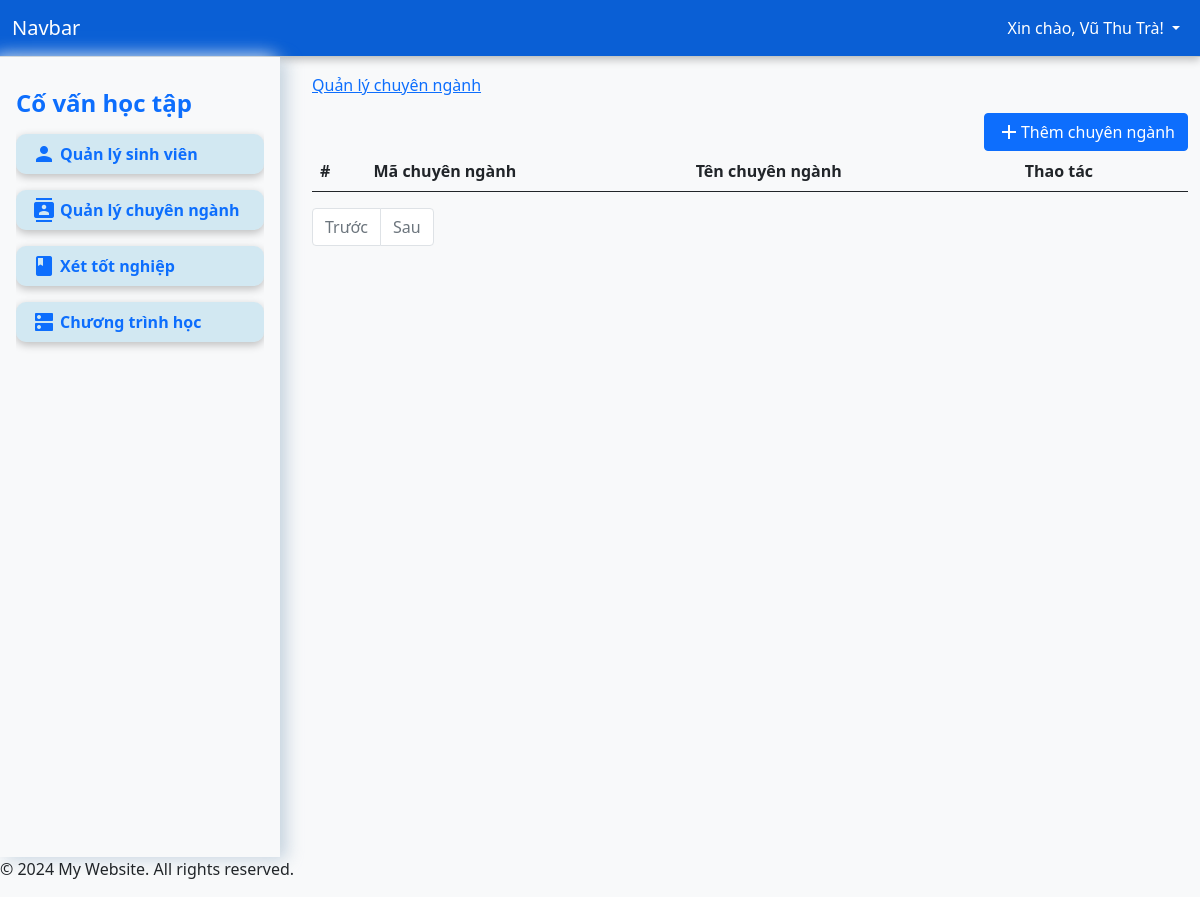
The page /?page=majors (signed in) on the database as committed earlier.
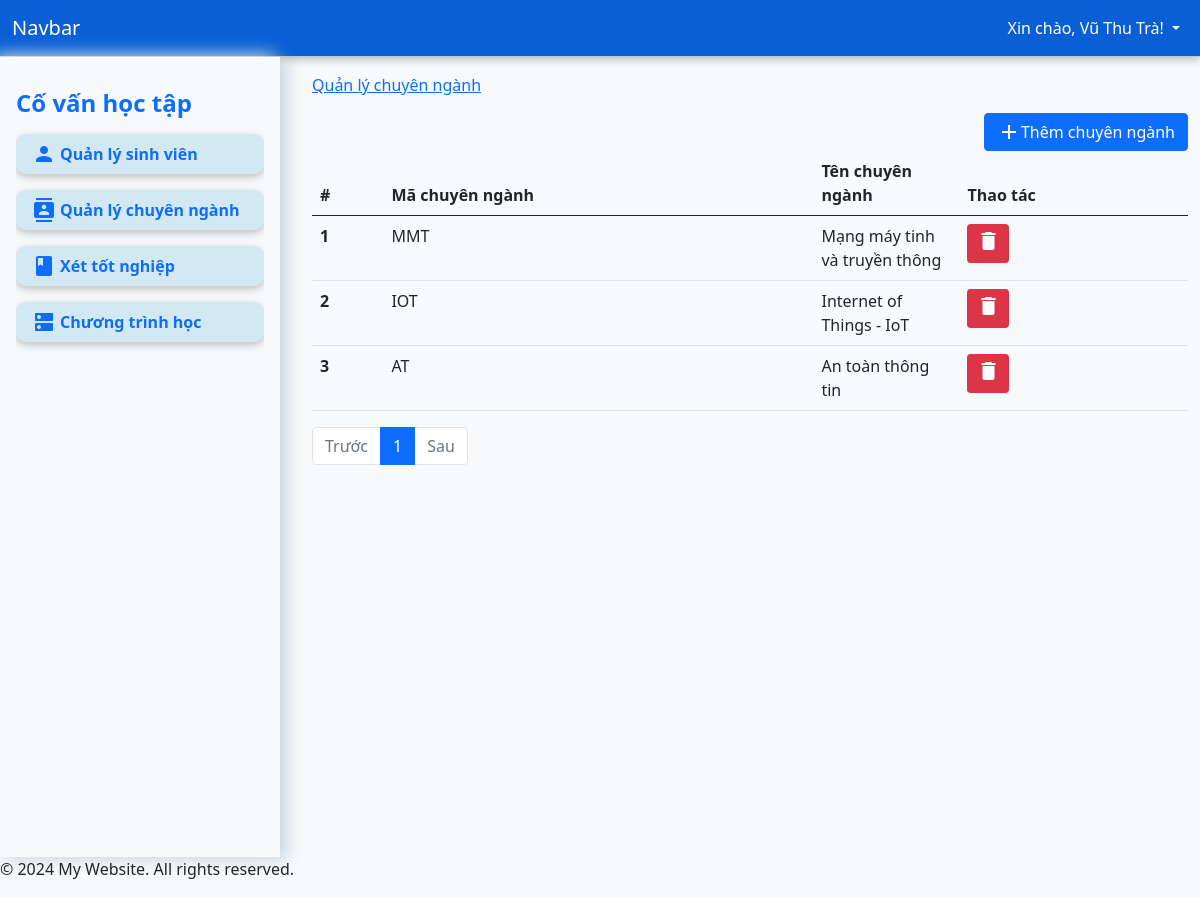
The same page on the database as committed later.
### tables this page shows
CREATE TABLE `majors` (
  `id` int(11) NOT NULL,
  `major_code` varchar(50) NOT NULL,
  `major_name` varchar(255) NOT NULL,
  `courses` text DEFAULT NULL
);

### app/controller/MajorsController.php (called while the page is built, shortened)
<?php
class MajorsController
{
    private $conn;
    public function __construct($conn)
    {
        $this->conn = $conn;
    }
    public function index($limit, $offset)
    {
        $query = "SELECT * FROM majors" . (($limit !== null && $offset !== null) ? " LIMIT $limit OFFSET $offset" : "");
        $result = mysqli_query($this->conn, $query);
        $majors = mysqli_fetch_all($result, MYSQLI_ASSOC);
        return $majors;
    }
    public function count()
    {
        $query = "SELECT COUNT(*) as total FROM majors";
        $result = mysqli_query($this->conn, $query);
        $row = mysqli_fetch_assoc($result);
        return $row['total'];
    }
}

### app/views/pages/majors.php (the view, shortened to what this page needs)
<?php
require_once "app/controller/MajorsController.php";
$majorsController = new MajorsController($conn);
$page = isset($_GET['num']) ? (int)$_GET['num'] : 1;
$page = max($page, 1);
$limit = 10;
$offset = ($page - 1) * $limit;
$majors = $majorsController->index($limit, $offset);
$total_majors = $majorsController->count();
$total_pages = ceil($total_majors / $limit);
?>
<nav aria-label="Page navigation example">
    <button type="button" class="btn btn-primary float-end d-flex align-items-center ms-2" data-bs-toggle="modal" data-bs-target="#addMajorModal"><i class="material-icons">add</i> Thêm chuyên ngành</button>
    <table class="table">
        <thead>
            <tr>
                <th scope="col">#</th>
                <th scope="col">Mã chuyên ngành</th>
                <th scope="col">Tên chuyên ngành</th>
                <th scope="col">Thao tác</th>
            </tr>
        </thead>
        <tbody>
            <?php foreach ($majors as $index => $major): ?>
                <tr>
                    <th scope="row"><?php echo $index + 1; ?></th>
                    <td><?php echo htmlspecialchars($major['major_code']); ?></td>
                    <td class="col-2"><?php echo htmlspecialchars($major['major_name']); ?></td>
                    <td>
                        <form action="app/controller/MajorsController.php" method="POST" style="display:inline;">
                            <button type="submit" class="btn btn-danger btn-sm"><i class="material-icons">delete</i></button>
                        </form>
                    </td>
                </tr>
            <?php endforeach; ?>
        </tbody>
    </table>
    <ul class="pagination">
        <li class="page-item <?php if ($page <= 1) echo 'disabled'; ?>">
            <a class="page-link" href="?page=students&num=<?php echo $page - 1; ?>">Trước</a>
        </li>
        <?php for ($i = 1; $i <= $total_pages; $i++): ?>
            <li class="page-item <?php if ($page == $i) echo 'active'; ?>">
                <a class="page-link" href="?page=students&num=<?php echo $i; ?>"><?php echo $i; ?></a>
            </li>
        <?php endfor; ?>
        <li class="page-item <?php if ($page >= $total_pages) echo 'disabled'; ?>">
            <a class="page-link" href="?page=students&num=<?php echo $page + 1; ?>">Sau</a>
        </li>
    </ul>
</nav>

Rows that differ between the two databases and show on the page:
added majors: major_code "MMT", major_name "Mạng máy tinh và truyền thông"
added majors: major_code "IOT", major_name "Internet of Things - IoT"
added majors: major_code "AT", major_name "An toàn thông tin"
Other text that changed with them:
new list line: "1"
